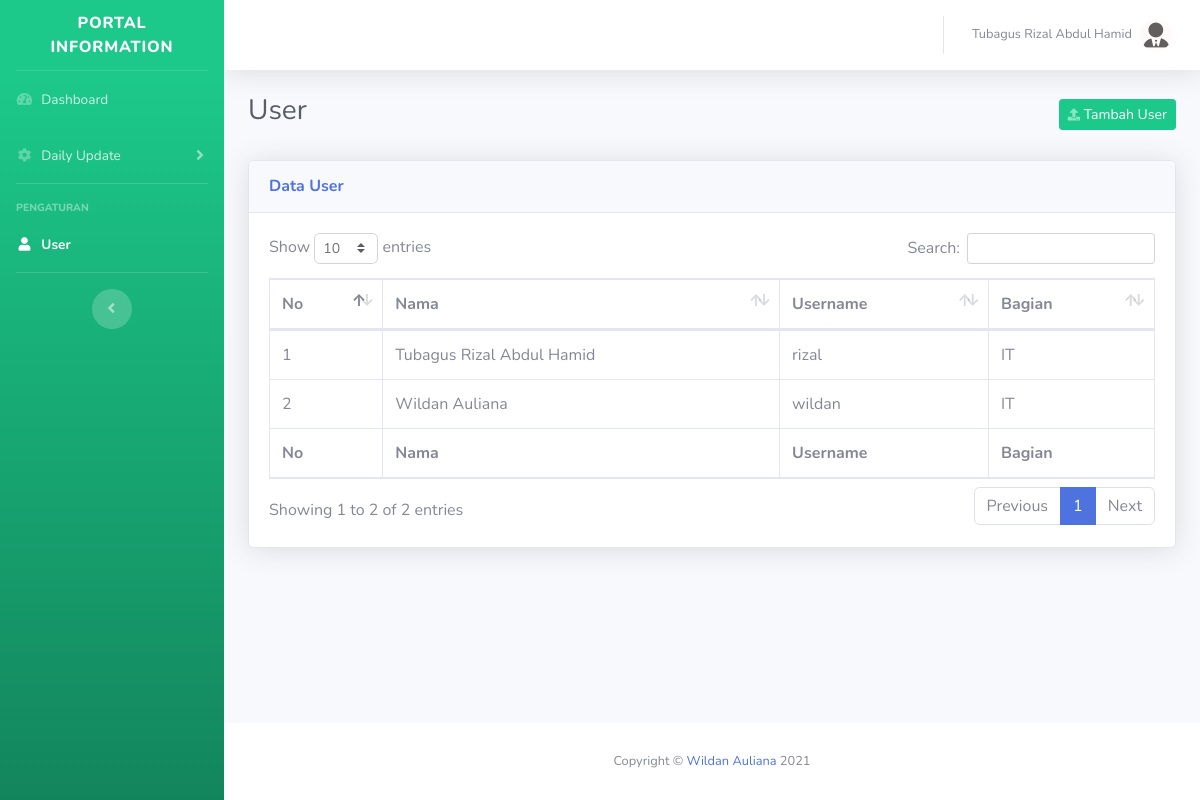
The app's page /admin/user.php (signed in) with its own data.
### tables this page shows
CREATE TABLE `user` (
  `username` varchar(35) NOT NULL DEFAULT '',
  `password` varchar(100) DEFAULT NULL,
  `nama_lengkap` varchar(100) DEFAULT NULL,
  `bagian` varchar(5) DEFAULT NULL,
  `level` int(1) NOT NULL,
  `status` int(3) DEFAULT NULL
);

### admin/user.php (the view, shortened to what this page needs)
<!DOCTYPE html>
<html lang="en">
<?php
  include('../config.php');
?>
<head>
  <link href="vendor/fontawesome-free/css/all.min.css" rel="stylesheet" type="text/css">
  <link href="css/sb-admin-2.min.css" rel="stylesheet">
  <link href="vendor/datatables/dataTables.bootstrap4.min.css" rel="stylesheet">
</head>
<body id="page-top">
  <div id="wrapper">
    <?php
      include('component/sidebar.php');
    ?>
    <div id="content-wrapper" class="d-flex flex-column">
      <div id="content">
        <?php
          include('component/topbar.php');
        ?>
        <div class="container-fluid">
          <div class="d-sm-flex align-items-center justify-content-between mb-4">
            <h1 class="h3 mb-2 text-gray-800">User</h1>
            <a href="#tambah_pemberkasan" class="btn btn-sm btn-success" id="CustId" data-toggle="modal"><i class="fas fa-upload fa-sm text-white-50"></i> Tambah User</a>
          </div>
          <div class="card shadow mb-4">
            <div class="card-header py-3">
              <h6 class="m-0 font-weight-bold text-primary">Data User</h6>
            </div>
            <div class="card-body">
              <div class="table-responsive">
                <table class="table table-bordered" id="dataTable" width="100%" cellspacing="0">
                  <thead>
                    <tr>
                      <th>No</th>
                      <th>Nama</th>
                      <th>Username</th>
                      <th>Bagian</th>
                    </tr>
                  </thead>
                  <tfoot>
                    <tr>
                      <th>No</th>
                      <th>Nama</th>
                      <th>Username</th>
                      <th>Bagian</th>
                    </tr>
                  </tfoot>
                  <tbody>
                    <?php
                      $level=$_SESSION['level'];
                      $query="SELECT * FROM user WHERE level='$level'";
                      if (mysqli_query($connect,$query)) {
                        $result=mysqli_query($connect,$query);
                      } else die ("Error menjalankan query". mysql_error());
                      if (mysqli_num_rows($result) > 0) {
                        $no='1';
                        while($row = mysqli_fetch_array($result)) {
                          echo "<tr>";
                          echo "  <td>".$no."</td>";
                          echo "  <td>".$row["nama_lengkap"]."</td>";
                          echo "  <td>".$row["username"]."</td>";
                          echo "  <td>".$row["bagian"]."</td>";
                          echo "</tr>";
                          $no++;
                        }
                      }
                    ?>
                  </tbody>
                </table>
              </div>
            </div>
          </div>
        </div>
      </div>
      <?php
        include('component/footer.php');
      ?>
    </div>
  </div>
</body>
</html>

### records on screen
user: nama_lengkap "Tubagus Rizal Abdul Hamid", username "rizal", bagian "IT"
user: nama_lengkap "Wildan Auliana", username "wildan", bagian "IT"

### other values on screen
$_SESSION['nama_lengkap'] "Tubagus Rizal Abdul Hamid"
